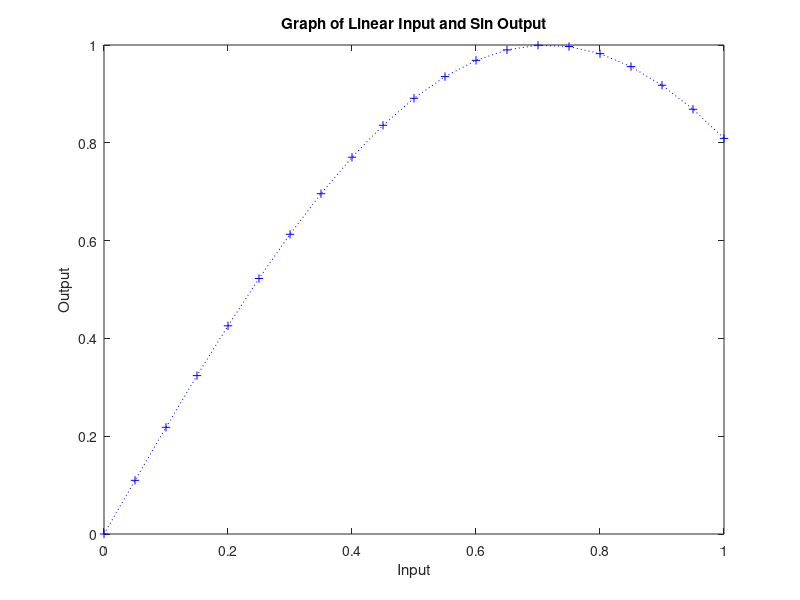

The MATLAB script that drew this image: (Note: this script raises an error after producing the figure.)
% vector of 21 input patterns, equally spaced on the closed interval [0 1] was created with
% 'linspace' command. From the vector created, the output is generated by the following rela-
%  tionship,
% yp = sin(0:7.xp).

x=linspace(0,1,21);
y=sin(0.7*pi*x);

% a close observation of the plot can stir up the intuition that the plot has
% two patterns connected(one till 0.7 on the x-axis and another starting from 0.7 on the x-axis). A
% piecewise regression of 2 pieces appears to be an alternative.
figure
plot(x,y,':b+')
xlim()
xlabel('Input');
ylabel('Output');
title('Graph of Linear Input and Sin Output');
net = fitnet(2);
net.inputs{1}.processFcns={};
net.outputs{2}.processFcns={};
net = configure(net,x,y);
[net,tr] = train(net,x,y);
[biases_1,weights_1]=hidden_layer_weights(net);
a_temp1=weights_1(1)*x+biases_1(1);
a_temp2=weights_1(2)*x+biases_1(2);
a1=tansig(a_temp1);
a2=tansig(a_temp2);
[biases, weights] = output_layer_weights(net);
w1=det(weights(1));
w2=det(weights(2));
output=purelin(a1*w1 + a2*w2 +biases);

% As can be observed from the figure, the response has a curvature which divides into curve two
% parts. Each activation has a steep learning curve for one part of the output. When one activation
% has a steep learning, it can be observed that the other activation has low learning. This explains
% that each activation is trained to respond to one part of the curve.

figure
plot(1:21,a_temp1,'-r*',1:21,a_temp2,':g+');
xlabel('Input Patterns');
ylabel('Activation');
title('Activations')

legend('Activation 1','Activation 2');
figure
plot(output,'-bo');
xlabel('Input Patterns');
ylabel('Output');
title('Estimated Output')
